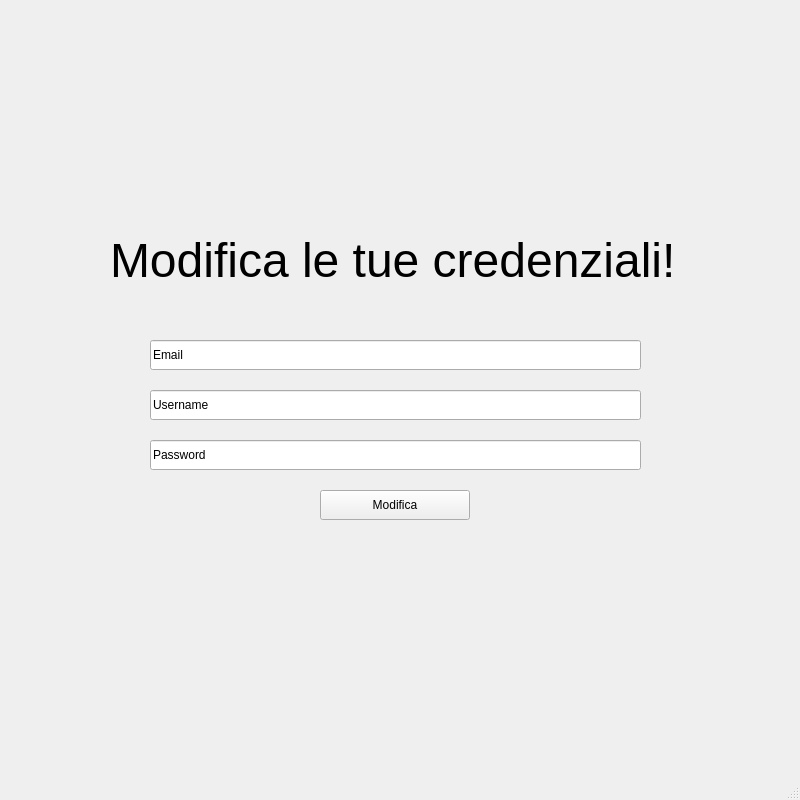
<?xml version="1.0" encoding="UTF-8"?>
<ui version="4.0">
 <class>MainWindow</class>
 <widget class="QMainWindow" name="MainWindow">
  <property name="geometry">
   <rect>
    <x>0</x>
    <y>0</y>
    <width>800</width>
    <height>800</height>
   </rect>
  </property>
  <property name="windowTitle">
   <string>MainWindow</string>
  </property>
  <widget class="QWidget" name="centralwidget">
   <widget class="QPushButton" name="modificaButton">
    <property name="geometry">
     <rect>
      <x>320</x>
      <y>490</y>
      <width>150</width>
      <height>30</height>
     </rect>
    </property>
    <property name="text">
     <string>Modifica</string>
    </property>
   </widget>
   <widget class="QLineEdit" name="UsernameInput">
    <property name="geometry">
     <rect>
      <x>150</x>
      <y>390</y>
      <width>491</width>
      <height>30</height>
     </rect>
    </property>
    <property name="text">
     <string>Username</string>
    </property>
   </widget>
   <widget class="QLineEdit" name="PasswordInput">
    <property name="geometry">
     <rect>
      <x>150</x>
      <y>440</y>
      <width>491</width>
      <height>30</height>
     </rect>
    </property>
    <property name="text">
     <string>Password</string>
    </property>
   </widget>
   <widget class="QLabel" name="label1">
    <property name="geometry">
     <rect>
      <x>110</x>
      <y>200</y>
      <width>631</width>
      <height>121</height>
     </rect>
    </property>
    <property name="font">
     <font>
      <pointsize>36</pointsize>
     </font>
    </property>
    <property name="acceptDrops">
     <bool>false</bool>
    </property>
    <property name="text">
     <string>Modifica le tue credenziali!</string>
    </property>
   </widget>
   <widget class="QLineEdit" name="EmailInput">
    <property name="geometry">
     <rect>
      <x>150</x>
      <y>340</y>
      <width>491</width>
      <height>30</height>
     </rect>
    </property>
    <property name="text">
     <string>Email</string>
    </property>
   </widget>
  </widget>
  <widget class="QStatusBar" name="statusbar"/>
 </widget>
 <resources/>
 <connections/>
</ui>
